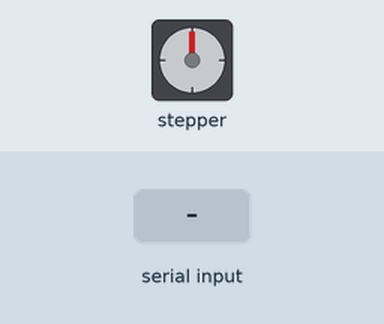
Simulated run of this sketch. Board: Arduino Uno, built with avr-gcc and run on an emulated ATmega328P. Shown: stepper motor. The test bench sets the inputs (shaded band). Stepper angles assume 200 steps per turn.

Above: at 1.2 s.
1.3 s: "90,45\n" received over Serial
At 2.8 s:
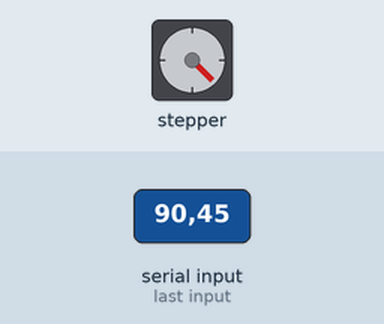
3.5 s: "30,150\n" received over Serial
At 5.0 s:
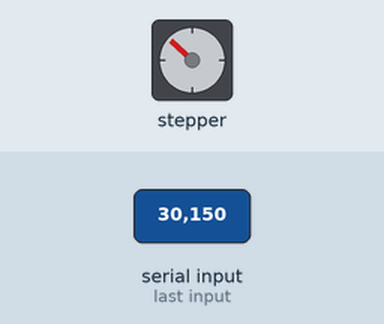
5.9 s: "200\n" received over Serial
At 7.7 s:
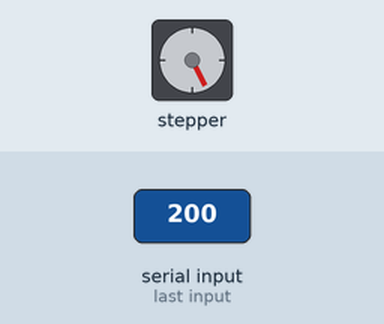
8.5 s: "90\n" received over Serial
At 9.5 s:
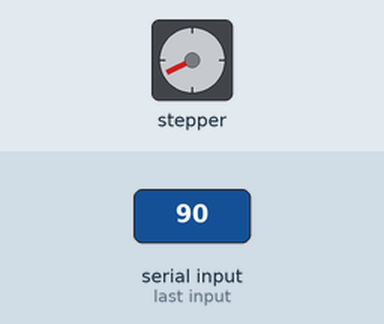
10.4 s: "90,45\n" received over Serial
At 12.2 s:
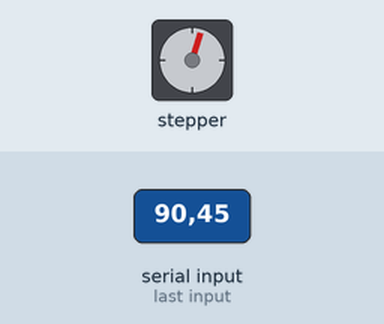
12.6 s: "5\n" received over Serial
At 14.0 s:
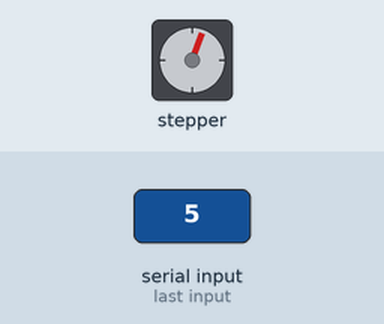
Timing chart, 0 to 15.1 s (numbered marks = the images above; inputs shaded):
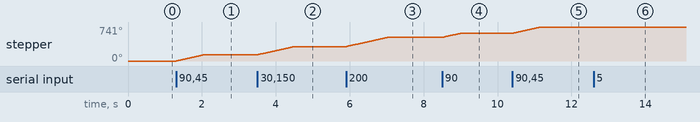

The sketch:

Serial_stepper_angle.ino
```cpp
/*********************************
INTERPOLATION


  The circuit:
   L298D

  By Author: SIBIN KS

**********************************/

#include <Stepper.h>

Stepper motor(200, 8, 9, 10, 11);

int steps;
int angle;
void setup()
{

  while (!Serial);
  motor.setSpeed(30);
  Serial.begin(9600);

}

void loop()
{
  if (Serial.available())
  {
    angle = Serial.parseInt();
    steps = map (angle, 0, 360, 0, 200);
    motor.step(steps);
  }

  digitalWrite(8, LOW);
  digitalWrite(9, LOW);
  digitalWrite(10, LOW);
  digitalWrite(11, LOW);
}
```

Measured:
- after the input at 1.3 s, stepper: turns 135° clockwise in 0.75 s, starting at once
- after the input at 3.5 s, stepper: turns 178° clockwise in 0.99 s, starting at once
- after the input at 5.9 s, stepper: turns 200° clockwise in 1.1 s, starting at once
- after the input at 8.5 s, stepper: turns 90° clockwise in 0.48 s, starting at once
- after the input at 10.4 s, stepper: turns 135° clockwise in 0.75 s, starting at once
